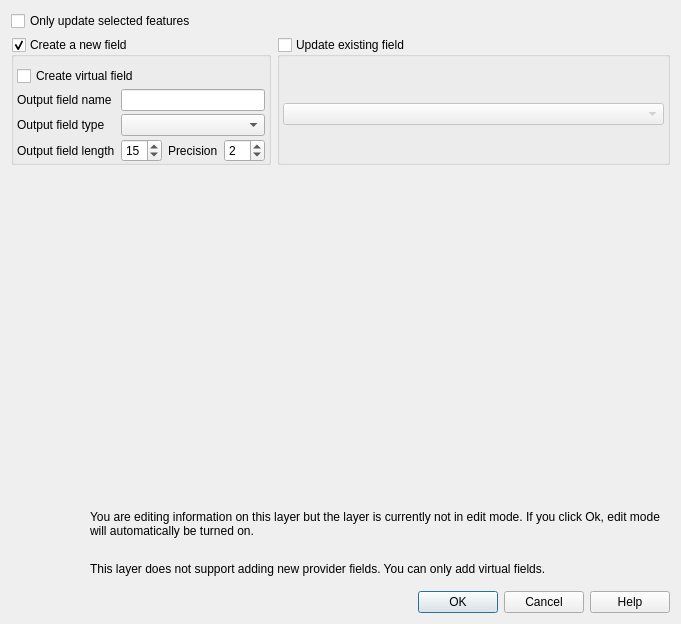
<?xml version="1.0" encoding="UTF-8"?>
<ui version="4.0">
 <class>QgsFieldCalculatorBase</class>
 <widget class="QDialog" name="QgsFieldCalculatorBase">
  <property name="geometry">
   <rect>
    <x>0</x>
    <y>0</y>
    <width>681</width>
    <height>624</height>
   </rect>
  </property>
  <property name="windowTitle">
   <string>Field calculator</string>
  </property>
  <layout class="QGridLayout" name="gridLayout">
   <item row="0" column="0">
    <widget class="QCheckBox" name="mOnlyUpdateSelectedCheckBox">
     <property name="text">
      <string>Only update selected features</string>
     </property>
    </widget>
   </item>
   <item row="3" column="0" colspan="2">
    <widget class="QWidget" name="widget" native="true">
     <layout class="QGridLayout" name="gridLayout_2">
      <item row="0" column="0">
       <widget class="QLabel" name="mInfoIcon">
        <property name="minimumSize">
         <size>
          <width>64</width>
          <height>64</height>
         </size>
        </property>
        <property name="maximumSize">
         <size>
          <width>64</width>
          <height>64</height>
         </size>
        </property>
        <property name="text">
         <string/>
        </property>
       </widget>
      </item>
      <item row="0" column="1">
       <widget class="QLabel" name="mEditModeAutoTurnOnLabel">
        <property name="text">
         <string>You are editing information on this layer but the layer is currently not in edit mode. If you click Ok, edit mode will automatically be turned on.</string>
        </property>
        <property name="wordWrap">
         <bool>true</bool>
        </property>
       </widget>
      </item>
      <item row="1" column="1">
       <widget class="QLabel" name="mOnlyVirtualFieldsInfoLabel">
        <property name="text">
         <string>This layer does not support adding new provider fields. You can only add virtual fields.</string>
        </property>
        <property name="wordWrap">
         <bool>true</bool>
        </property>
       </widget>
      </item>
     </layout>
    </widget>
   </item>
   <item row="1" column="1">
    <widget class="QGroupBox" name="mUpdateExistingGroupBox">
     <property name="title">
      <string>Update existing field</string>
     </property>
     <property name="flat">
      <bool>true</bool>
     </property>
     <property name="checkable">
      <bool>true</bool>
     </property>
     <property name="checked">
      <bool>false</bool>
     </property>
     <layout class="QVBoxLayout" name="verticalLayout">
      <property name="leftMargin">
       <number>3</number>
      </property>
      <property name="topMargin">
       <number>9</number>
      </property>
      <property name="rightMargin">
       <number>3</number>
      </property>
      <property name="bottomMargin">
       <number>0</number>
      </property>
      <item>
       <widget class="QComboBox" name="mExistingFieldComboBox"/>
      </item>
     </layout>
    </widget>
   </item>
   <item row="2" column="0" colspan="2">
    <widget class="QgsExpressionBuilderWidget" name="builder" native="true">
     <property name="sizePolicy">
      <sizepolicy hsizetype="Preferred" vsizetype="Expanding">
       <horstretch>0</horstretch>
       <verstretch>0</verstretch>
      </sizepolicy>
     </property>
     <property name="autoFillBackground">
      <bool>false</bool>
     </property>
    </widget>
   </item>
   <item row="7" column="0" colspan="2">
    <widget class="QDialogButtonBox" name="mButtonBox">
     <property name="sizePolicy">
      <sizepolicy hsizetype="Expanding" vsizetype="Fixed">
       <horstretch>3</horstretch>
       <verstretch>0</verstretch>
      </sizepolicy>
     </property>
     <property name="orientation">
      <enum>Qt::Horizontal</enum>
     </property>
     <property name="standardButtons">
      <set>QDialogButtonBox::Cancel|QDialogButtonBox::Help|QDialogButtonBox::Ok</set>
     </property>
    </widget>
   </item>
   <item row="1" column="0">
    <widget class="QGroupBox" name="mNewFieldGroupBox">
     <property name="sizePolicy">
      <sizepolicy hsizetype="Fixed" vsizetype="Fixed">
       <horstretch>0</horstretch>
       <verstretch>0</verstretch>
      </sizepolicy>
     </property>
     <property name="title">
      <string>Create a new field</string>
     </property>
     <property name="flat">
      <bool>true</bool>
     </property>
     <property name="checkable">
      <bool>true</bool>
     </property>
     <property name="checked">
      <bool>true</bool>
     </property>
     <layout class="QGridLayout">
      <property name="sizeConstraint">
       <enum>QLayout::SetMinimumSize</enum>
      </property>
      <property name="leftMargin">
       <number>3</number>
      </property>
      <property name="topMargin">
       <number>9</number>
      </property>
      <property name="rightMargin">
       <number>3</number>
      </property>
      <property name="bottomMargin">
       <number>0</number>
      </property>
      <property name="verticalSpacing">
       <number>3</number>
      </property>
      <item row="5" column="3">
       <widget class="QSpinBox" name="mOutputFieldPrecisionSpinBox">
        <property name="value">
         <number>2</number>
        </property>
       </widget>
      </item>
      <item row="3" column="0">
       <widget class="QLabel" name="mFieldNameLabel">
        <property name="text">
         <string>Output field name</string>
        </property>
        <property name="buddy">
         <cstring>mOutputFieldNameLineEdit</cstring>
        </property>
       </widget>
      </item>
      <item row="5" column="0">
       <widget class="QLabel" name="mOutputFieldWidthLabel">
        <property name="text">
         <string>Output field length</string>
        </property>
        <property name="buddy">
         <cstring>mOutputFieldWidthSpinBox</cstring>
        </property>
       </widget>
      </item>
      <item row="4" column="1" colspan="3">
       <widget class="QComboBox" name="mOutputFieldTypeComboBox"/>
      </item>
      <item row="5" column="1">
       <widget class="QSpinBox" name="mOutputFieldWidthSpinBox">
        <property name="toolTip">
         <string>Length of complete output. For example 123,456 means 6 as field length.</string>
        </property>
        <property name="minimum">
         <number>0</number>
        </property>
        <property name="value">
         <number>15</number>
        </property>
       </widget>
      </item>
      <item row="3" column="1" colspan="3">
       <widget class="QLineEdit" name="mOutputFieldNameLineEdit"/>
      </item>
      <item row="4" column="0">
       <widget class="QLabel" name="mOutputFieldTypeLabel">
        <property name="text">
         <string>Output field type</string>
        </property>
        <property name="buddy">
         <cstring>mOutputFieldTypeComboBox</cstring>
        </property>
       </widget>
      </item>
      <item row="5" column="2">
       <widget class="QLabel" name="mOutputFieldPrecisionLabel">
        <property name="text">
         <string>Precision</string>
        </property>
        <property name="buddy">
         <cstring>mOutputFieldPrecisionSpinBox</cstring>
        </property>
       </widget>
      </item>
      <item row="2" column="0" colspan="4">
       <widget class="QCheckBox" name="mCreateVirtualFieldCheckbox">
        <property name="toolTip">
         <string>&lt;p&gt;A virtual field will be recalculated every time it is used. Its definition will be saved in the project file. It will not be saved in the dataprovider and therefore its values not be available in other software.&lt;/p&gt;</string>
        </property>
        <property name="text">
         <string>Create virtual field</string>
        </property>
       </widget>
      </item>
     </layout>
    </widget>
   </item>
  </layout>
 </widget>
 <customwidgets>
  <customwidget>
   <class>QgsExpressionBuilderWidget</class>
   <extends>QWidget</extends>
   <header>qgsexpressionbuilderwidget.h</header>
   <container>1</container>
  </customwidget>
 </customwidgets>
 <tabstops>
  <tabstop>mOnlyUpdateSelectedCheckBox</tabstop>
  <tabstop>mNewFieldGroupBox</tabstop>
  <tabstop>mCreateVirtualFieldCheckbox</tabstop>
  <tabstop>mOutputFieldNameLineEdit</tabstop>
  <tabstop>mOutputFieldTypeComboBox</tabstop>
  <tabstop>mOutputFieldWidthSpinBox</tabstop>
  <tabstop>mOutputFieldPrecisionSpinBox</tabstop>
  <tabstop>mUpdateExistingGroupBox</tabstop>
  <tabstop>mExistingFieldComboBox</tabstop>
  <tabstop>mButtonBox</tabstop>
 </tabstops>
 <resources/>
 <connections>
  <connection>
   <sender>mButtonBox</sender>
   <signal>accepted()</signal>
   <receiver>QgsFieldCalculatorBase</receiver>
   <slot>accept()</slot>
   <hints>
    <hint type="sourcelabel">
     <x>679</x>
     <y>559</y>
    </hint>
    <hint type="destinationlabel">
     <x>157</x>
     <y>274</y>
    </hint>
   </hints>
  </connection>
  <connection>
   <sender>mButtonBox</sender>
   <signal>rejected()</signal>
   <receiver>QgsFieldCalculatorBase</receiver>
   <slot>reject()</slot>
   <hints>
    <hint type="sourcelabel">
     <x>679</x>
     <y>559</y>
    </hint>
    <hint type="destinationlabel">
     <x>286</x>
     <y>274</y>
    </hint>
   </hints>
  </connection>
 </connections>
</ui>
